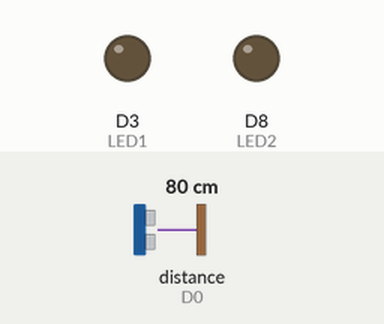
This program was run on a simulated ESP8266 (NodeMCU). Shown: output pins drawn as LEDs (lit = HIGH). Wiring (inferred from the names in the program): ultrasonic range finder: trigger D1; echo D0. The test bench sets the inputs (shaded band); at power-on: distance to the obstacle (sensor on D0) 80 cm. The echo pulse lasts 58.3 µs per cm; pins used as bus, display or sensor lines are not drawn; what the program prints to the serial monitor is not drawn.

Above: at 1.8 s.
1.9 s: distance to the obstacle (sensor on D0) set to 24 cm
3.4 s: distance to the obstacle (sensor on D0) set to 20 cm
At 5.2 s:
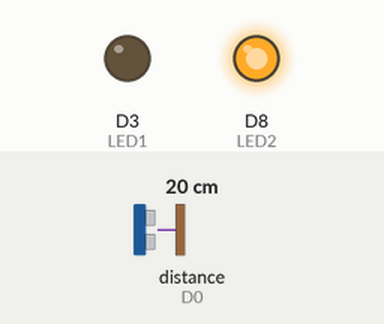
5.5 s: distance to the obstacle (sensor on D0) set to 13 cm
7.2 s: distance to the obstacle (sensor on D0) set to 10 cm
At 8.6 s:
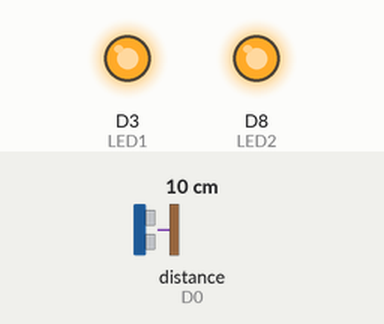
9.5 s: distance to the obstacle (sensor on D0) set to 35 cm
At 11.2 s:
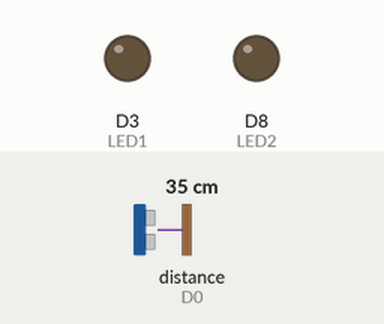
11.5 s: distance to the obstacle (sensor on D0) set to 18 cm
At 13.1 s:
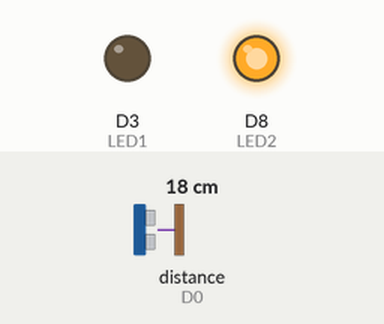
Timing chart, 0 to 14.5 s (numbered marks = the images above; inputs shaded):
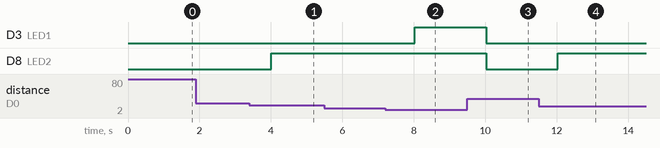

Measured:
- the behaviour switches between 22 and 21 cm on distance to the obstacle (sensor on D0) (found by bisection; images 0 and 1)
- the behaviour switches between 12 and 11 cm on distance to the obstacle (sensor on D0) (found by bisection; images 1 and 2)
- after the input at 1.9 s, every drawn part: stays the same
- after the input at 3.4 s, D8 (LED2): LOW → HIGH after 0.62 s
- after the input at 5.5 s, every drawn part: stays the same
- after the input at 7.2 s, D3 (LED1): LOW → HIGH after 0.82 s
- after the input at 9.5 s, D3 (LED1), D8 (LED2): HIGH → LOW after 0.53 s
- after the input at 11.5 s, D8 (LED2): LOW → HIGH after 0.53 s

The program:

main.cpp
```cpp
#include <Arduino.h>

int echoPin = D0;
int trigPin = D1;
int LED1 = D3;
int LED2 = D8;

long duration;
int distance;

void setup() {
  pinMode(echoPin,INPUT);
  pinMode(trigPin,OUTPUT);
  pinMode(LED1,OUTPUT);
  pinMode(LED2,OUTPUT);

  Serial.begin(9600);
}

void loop() {
  digitalWrite(trigPin,LOW);
  delayMicroseconds(5);
  digitalWrite(trigPin,HIGH);
  delayMicroseconds(10);
  digitalWrite(trigPin,LOW);

  duration = pulseIn(echoPin,HIGH);

  distance = duration*0.034/2;

  Serial.print("Distance: ");
  Serial.print(distance);
  Serial.print("cm");

  if (distance<=10)
  {
    digitalWrite(LED1,HIGH);
  } else if (distance <=20)
  {
    digitalWrite(LED2,HIGH);
  } else {
    digitalWrite(LED1,LOW);
    digitalWrite(LED2,LOW);
  }

  delay(1000);
}
```
